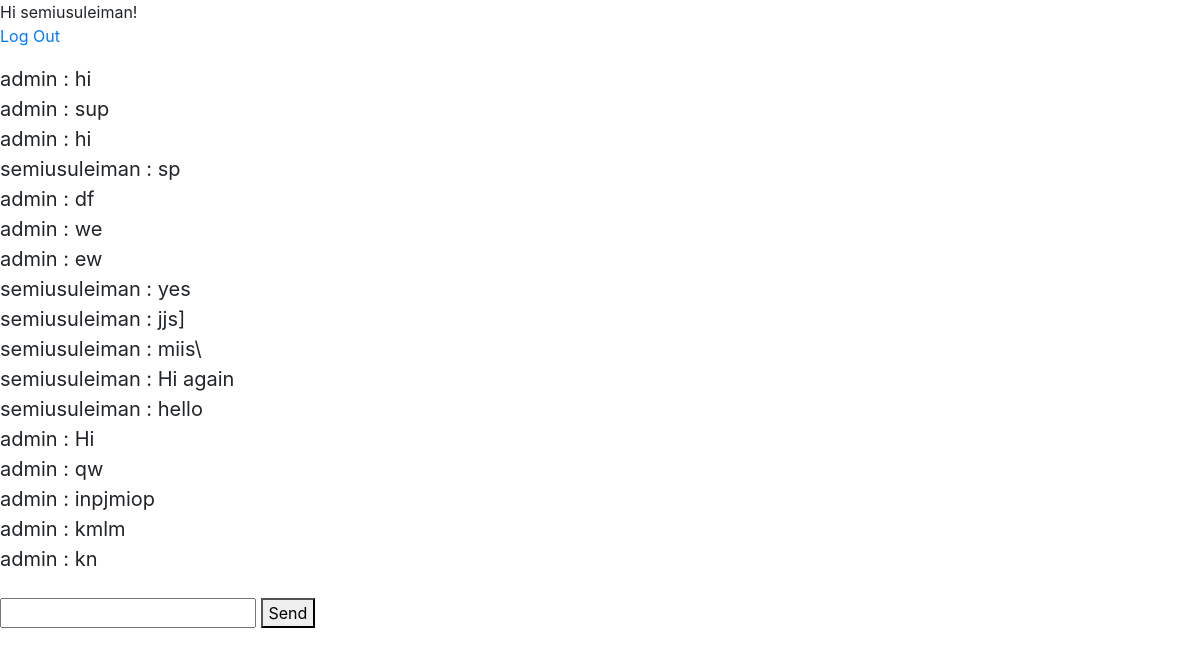
The page /chat_1/ (signed in) on the database its author committed.
### chatapp/models.py (models this page shows)
class Message(models.Model):
    content=models.TextField()
    user=models.ForeignKey(User, on_delete=models.CASCADE)
    room=models.ForeignKey(Room, on_delete=models.CASCADE)
    created_on=models.DateTimeField(auto_now_add=True)

### chatapp/views.py (the view)
# urls.py: path('<str:slug>/', views.room)
def room(request,slug):
    room_name= Room.objects.get(slug=slug).name
    messages=Message.objects.filter(room=Room.objects.get(slug=slug))
    context={"slug":slug, "room_name": room_name, 'messages': messages }
    return render(request, 'room.html', context)

### templates/room.html (shortened to what this page needs)
{% extends 'base.html' %}
{% block content %}
{% if user.is_authenticated %}
  Hi {{ user.username }}!
  <p><a href="{% url 'logout' %}">Log Out</a></p>
  <div
      class="chat__item__container"
      id="id_chat_item_container"
      style="font-size: 20px"
    >
    {% if messages %}
      {% for i in messages %}
      {{i.user.username}} : {{i.content}}
      <br/>
      {% endfor %}
    {% else %}
    No messages for this channel
    {% endif %}
</div>
      <br />
      <input type="text" id="id_message_send_input" />
      <button type="submit" id="id_message_send_button">Send</button>
      <br />
      <br />
{% else %}
  <p>You are not logged in</p>
  <a href="{% url 'login' %}">Log In</a>
{% endif %}
{% endblock %}

### templates/base.html (shortened to what this page needs)
<!doctype html>
<html lang="en">
  <head>
    <link rel="stylesheet" href="https://cdn.jsdelivr.net/npm/bootstrap@4.3.1/dist/css/bootstrap.min.css">
  </head>
  <body>
    <main>
        {% block content %}
        {% endblock %}
      </main>
  </body>
</html>

### rows shown on the page
Message: user.username "admin", content "hi"
Message: user.username "admin", content "sup"
Message: user.username "admin", content "hi"
Message: user.username "semiusuleiman", content "sp"
Message: user.username "admin", content "df"
Message: user.username "admin", content "we"
Message: user.username "admin", content "ew"
Message: user.username "semiusuleiman", content "yes"
Message: user.username "semiusuleiman", content "jjs]"
Message: user.username "semiusuleiman", content "miis\\"
Message: user.username "semiusuleiman", content "Hi again"
Message: user.username "semiusuleiman", content "hello"
Message: user.username "admin", content "Hi"
Message: user.username "admin", content "qw"
Message: user.username "admin", content "inpjmiop"
Message: user.username "admin", content "kmlm"
Message: user.username "admin", content "kn"

### other values the page prints
{{ user.username }} "semiusuleiman"
